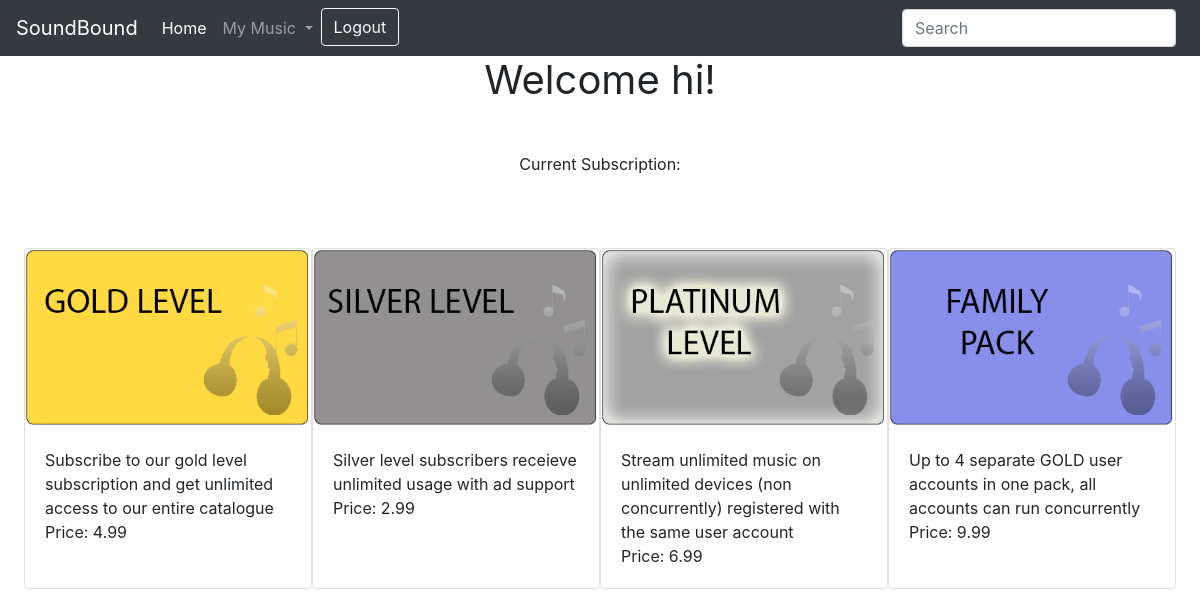
Page /home.php (signed in) on the committed database.
### tables this page shows
CREATE TABLE `offers` (
  `offer_id` int(11) NOT NULL,
  `title` varchar(50) NOT NULL,
  `description` text NOT NULL,
  `price` double NOT NULL,
  `image` varchar(50) NOT NULL
);

### home.php (the view, shortened to what this page needs)
<!doctype html>
<html lang="en">
  <head>
     <link rel="stylesheet" href="https://stackpath.bootstrapcdn.com/bootstrap/4.3.1/css/bootstrap.min.css">
     <link rel="stylesheet" type="text/css" href="CSS/Style.css">
   </head>
   <body>
     <nav class="navbar navbar-expand-lg navbar-dark bg-dark">
       <a class="navbar-brand" href="home.php">SoundBound</a>
       <div class="collapse navbar-collapse" id="navbarSupportedContent">
         <ul class="navbar-nav mr-auto">
           <li class="nav-item ">
             <a class="nav-link active" href="home.php">Home</a>
           </li>
           <li class="nav-item dropdown">
             <a class="nav-link dropdown-toggle" href="#" id="navbarDropdown" role="button" data-toggle="dropdown" aria-haspopup="true" aria-expanded="false">
               My Music
             </a>
           </li>
           <li class="nav-item ">
             <a class="btn btn-outline-light my-2 my-sm-0" href="logout.php" role="Button">Logout</a>
           </li>
         </ul>
         <form action="search.php" method="get" class="form-inline my-2 my-lg-0">
           <input class="search-input form-control mr-sm-2" name="query" type="text" placeholder="Search" aria-label="Search" required>
         </form>
       </div>
     </nav>
     <?php
     require 'variables.php';
     ?>
     <?php
     if ( isset( $_SESSION['id'] ) ) {
       $sqlSub = "SELECT * FROM login WHERE id=".$_SESSION['id'];
       $resultSub = $conn->query($sqlSub);
       if (mysqli_num_rows($resultSub) > 0) {
         $rowSub=mysqli_fetch_assoc($resultSub);
       }
       echo '<h1 class="font-weight-normal text-center">Welcome '.$_SESSION['username'].'!</h1>';
       echo '<div class="row my-5 justify-content-center">
       <p>Current Subscription: '.$rowSub['offer'] .'</p>
       </div>';
       $sql = "SELECT * FROM offers";
       $result = $conn->query($sql);
       if (mysqli_num_rows($result) > 0) {
         echo '<div class="row justify-content-center">';
         while($row = mysqli_fetch_assoc($result)) {
           echo '<div class="card my-2">'
           ."<img src=".$row["image"]." class='card-img-top' alt='offer image'>".
           '<div class="card-body">
           <p class="card-text">'.$row['description']. '<br>Price: ' .$row['price']. '</p>
           </div>
           </div>';
         }
         echo '</div>';
       }
     }
     else {
       header("Location: index.php");
     }
     ?>
   </body>
</html>

### CSS/Style.css (style rules this page uses)
html, body { height:100%; margin: 0; padding: 0; }
body { background-image: url(https://vesta.uclan.ac.uk/~falexandrou/images/background.png); background-size: 100% 100%; background-attachment: fixed; }
.navbar { z-index: 1; }
.card { width: 18rem; }
.justify-content-center { width: 100%; margin-left: 0; margin-right: 0; }

### rows in the picture
offers: image (picture), description "Subscribe to our gold level subscription and get unlimited access to our entire catalogue", price "4.99"
offers: image (picture), description "Silver level subscribers receieve unlimited usage with ad support", price "2.99"
offers: image (picture), description "Stream unlimited music on unlimited devices (non concurrently) registered with the same user account", price "6.99"
offers: image (picture), description "Up to 4 separate GOLD user accounts in one pack, all accounts can run concurrently", price "9.99"

### other values in the picture
$_SESSION['username'] "hi"
